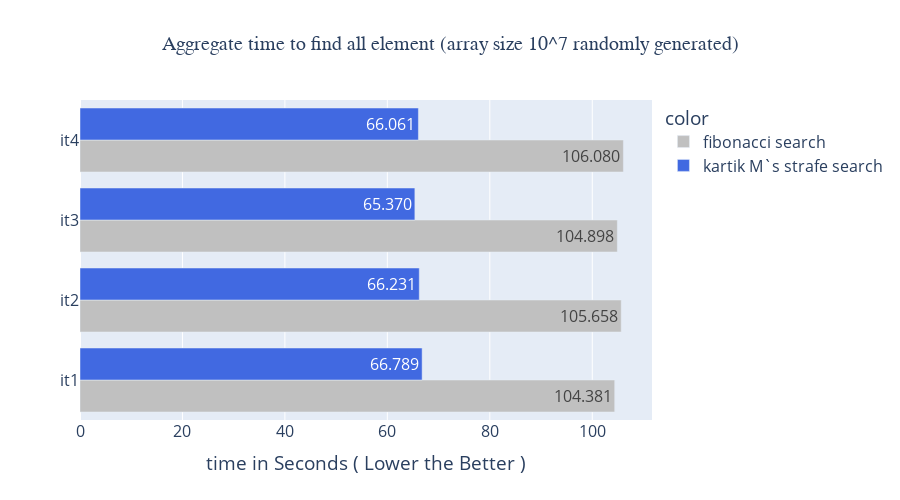

Notebook code cell kept with this figure:
### Code cell
bb=px.bar(y=["it1","it1","it2","it2","it3","it3","it4","it4"],x=[104.38122100899977,66.78858411400006,105.6580890260002,66.23097290299995,104.8984370240014,65.36962625699925,106.08011824799996,66.06056148599964]
          ,width=900,height=500,
          labels={"y" : "  ","x":"time in Seconds ( Lower the Better )"},title="Aggregate time to find all element (array size 10^7 randomly generated)",
          barmode="group",
                 color_discrete_sequence=["silver", "royalblue"]
          ,text_auto='.3f'
          
         ,color=["fibonacci search" if i%2 == 0 else "kartik M`s strafe search" for i in range(2,10)])
bb.update_layout(
    title_font_family="Times New Roman",
    title_font_size=20,
    title_x=0.5,
    font_size=16,
    
)

### Figure 1 — Plotly figure (JSON) as saved in the notebook; plotly's stock layout.template omitted (floating-point values rounded to 4 significant figures)
{"data": [{"alignmentgroup": "True", "hovertemplate": "color=fibonacci search<br>time in Seconds ( Lower the Better )=%{x}<br>  =%{y}<extra></extra>", "legendgroup": "fibonacci search", "marker": {"color": "silver", "pattern": {"shape": ""}}, "name": "fibonacci search", "offsetgroup": "fibonacci search", "orientation": "h", "showlegend": true, "textposition": "auto", "texttemplate": "%{x:.3f}", "type": "bar", "x": [104.4, 105.7, 104.9, 106.1], "xaxis": "x", "y": ["it1", "it2", "it3", "it4"], "yaxis": "y"}, {"alignmentgroup": "True", "hovertemplate": "color=kartik M`s strafe search<br>time in Seconds ( Lower the Better )=%{x}<br>  =%{y}<extra></extra>", "legendgroup": "kartik M`s strafe search", "marker": {"color": "royalblue", "pattern": {"shape": ""}}, "name": "kartik M`s strafe search", "offsetgroup": "kartik M`s strafe search", "orientation": "h", "showlegend": true, "textposition": "auto", "texttemplate": "%{x:.3f}", "type": "bar", "x": [66.79, 66.23, 65.37, 66.06], "xaxis": "x", "y": ["it1", "it2", "it3", "it4"], "yaxis": "y"}], "layout": {"barmode": "group", "font": {"size": 16}, "height": 500, "legend": {"title": {"text": "color"}, "tracegroupgap": 0}, "title": {"font": {"family": "Times New Roman", "size": 20}, "text": "Aggregate time to find all element (array size 10^7 randomly generated)", "x": 0.5}, "width": 900, "xaxis": {"anchor": "y", "autorange": true, "domain": [0, 1], "range": [0, 111.7], "title": {"text": "time in Seconds ( Lower the Better )"}, "type": "linear"}, "yaxis": {"anchor": "x", "autorange": true, "domain": [0, 1], "range": [-0.5, 3.5], "title": {"text": "  "}, "type": "category"}}}
